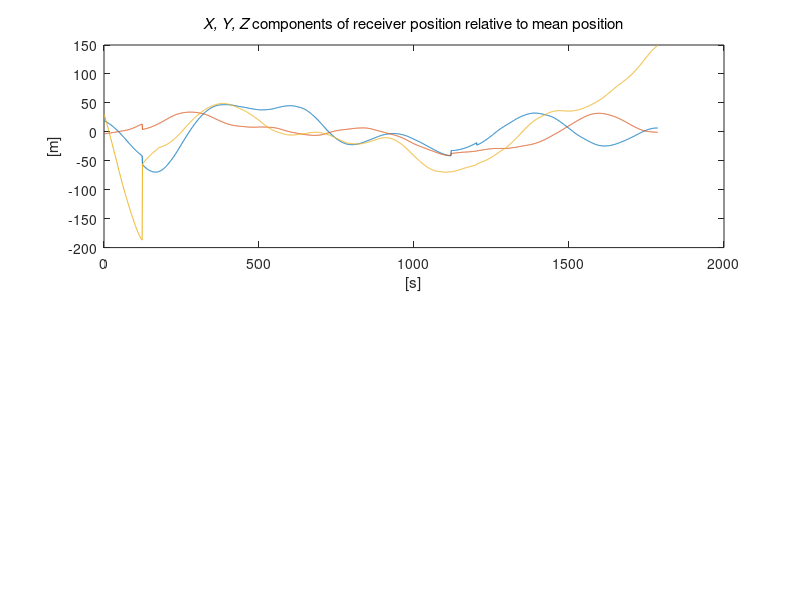

Source code (MATLAB): (Note: this script raises an error after producing the figure.)
%RAWRECPO  Plot of raw 3-D receiver positions as created 
%          by a call like bdata_po('b0005a94.076').
%          The data are stored in bdata_*.dat

%Written by Kai Borre, 30 April 1999; 
%revised August 21, 1999

fidm = fopen('bdata_ma.dat'); 
[pos, nums] = fread(fidm,Inf,'double');
Posm = reshape(pos,nums/3,3);
Posm(1:60,:) = []; % master receiver starts 30 seconds ahead of rover
MPosm = mean(Posm);
[pm qm] = size(Posm);

fidr = fopen('bdata_ro.dat'); 
[pos, nums] = fread(fidr,Inf,'double');
Posr = reshape(pos,nums/3,3);
MPosr = mean(Posr);
[pr qr] = size(Posr);

epochs = min(pm,pr);
M = Posm(1:epochs,:)-ones(epochs,1)*MPosm;
R = Posr(1:epochs,:)-ones(epochs,1)*MPosr;

figure(1);
subplot(2,1,1), plot(1:epochs,M)
set(get(gca,'Title'),'String',['\it{X, Y, Z}\rm components',...
            ' of receiver position relative to mean position'])
ylabel('[m]')
xlabel('[s]')

for i = 1:epochs
   [dphi(i),dlambda(i)] = togeod(6378137,298.257223563, ...
                             Posm(i,1),Posm(i,2),Posm(i,3));
end;

subplot(2,1,2), plot(dlambda,dphi)
title('Raw receiver positions relative to mean position')
set(get(gca,'YLabel'),'String','\it{\phi}')
set(get(gca,'XLabel'),'String','\it{\lambda}')
axis equal

figure(2);
start = 300; % the first 300 epochs are not good
dpos = R(start:epochs,:)-M(start:epochs,:);
subplot(2,1,1), plot(start:epochs,dpos) 
set(get(gca,'Title'),'String',['\it{X, Y, Z}\rm  components', ...
                                       ' of differential vector'])
ylabel('[m]')
xlabel('[m]')

[phi,lambda] = togeod(6378137,298.257223563,...
                            MPosm(1),MPosm(2),MPosm(3));
for i = 1:epochs-start
   [Az(i),El(i),dist(i)] = topocent(MPosm,dpos(i,:)');
end
[x,y] = pol2cart(Az*pi/180,dist);
subplot(2,1,2), plot(y-y(1),x-x(1))
title('Differential receiver position')
ylabel('[m]')
xlabel('[m]')
axis equal

%%%%%%%%%%%%%%%%% rawrecpo.m  %%%%%%%%%%%%%%%%%%